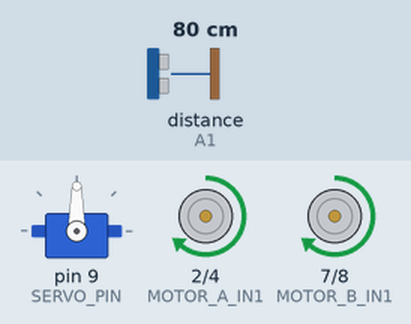
Recording of a sketch running on a simulated Arduino Uno, built with avr-gcc and run on an emulated ATmega328P. On the bench: servo, motor-driver pin pairs drawn as motors (green arrow = first pin HIGH = forward, orange = second pin HIGH = backward, longer = more drive, scaled by the enable pin). Wiring (inferred from the names in the program): ultrasonic range finder: trigger A0; echo A1. The inputs (shaded band) are chosen by the test bench; at power-on: distance to the obstacle (sensor on A1) 80 cm. The echo pulse lasts 58.3 µs per cm; what the sketch prints to the serial monitor is not drawn.

Above: at 1.7 s.
1.8 s: distance to the obstacle (sensor on A1) set to 23 cm
3.3 s: distance to the obstacle (sensor on A1) set to 20 cm
At 5.9 s:
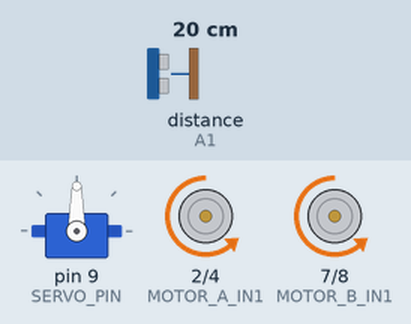
6.3 s: distance to the obstacle (sensor on A1) set to 35 cm
At 6.33 s:
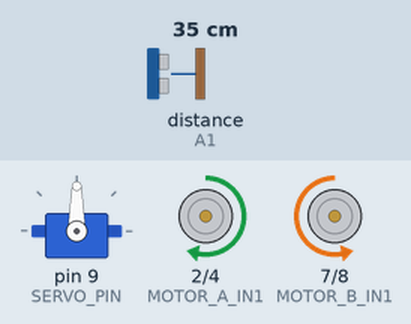
8.4 s: distance to the obstacle (sensor on A1) set to 2 cm
At 9.2 s:
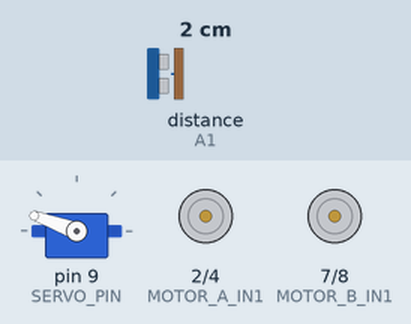
Timing chart, 0 to 12.4 s (numbered marks = the images above; inputs shaded):
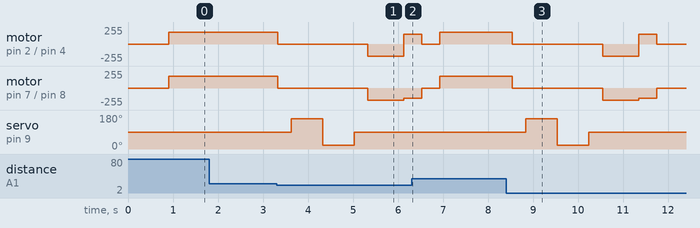

The sketch:

obstacle_detector.ino
```cpp
/*
 * ============================================================
 *  Obstacle Detection Robot
 * ============================================================
 *  Author  : Muhammad Anas (24F-6125)
 *            Muhammad Usman (24F-6118)
 *  Course  : EL1005 - Digital Logic Design Lab
 *  Inst.   : FAST-NUCES, CFD Campus
 *  Date    : 2024
 * ------------------------------------------------------------
 *  Hardware:
 *    - Arduino Uno
 *    - Motor Driver Shield (L293D based)
 *    - HC-SR04 Ultrasonic Sensor
 *    - Servo Motor (for sensor scanning)
 *    - 4x TT Gear Motors
 *    - 2x 18650 Li-ion Battery
 * ============================================================
 */

#include <Servo.h>

// ── Pin Definitions ────────────────────────────────────────
// Ultrasonic Sensor
#define TRIG_PIN     A0
#define ECHO_PIN     A1

// Motor Driver Shield — Motor A (Left Motors)
#define MOTOR_A_EN    5   // PWM speed control
#define MOTOR_A_IN1   2
#define MOTOR_A_IN2   4

// Motor Driver Shield — Motor B (Right Motors)
#define MOTOR_B_EN    6   // PWM speed control
#define MOTOR_B_IN1   7
#define MOTOR_B_IN2   8

// Servo
#define SERVO_PIN     9

// ── Constants ──────────────────────────────────────────────
#define SAFE_DISTANCE    20    // cm — minimum safe distance
#define MOTOR_SPEED     180    // 0–255
#define TURN_SPEED      150
#define TURN_DELAY      400    // ms for turning

Servo scanServo;

// ── Setup ──────────────────────────────────────────────────
void setup() {
  Serial.begin(9600);

  // Ultrasonic
  pinMode(TRIG_PIN, OUTPUT);
  pinMode(ECHO_PIN, INPUT);

  // Motor pins
  pinMode(MOTOR_A_EN,  OUTPUT);
  pinMode(MOTOR_A_IN1, OUTPUT);
  pinMode(MOTOR_A_IN2, OUTPUT);
  pinMode(MOTOR_B_EN,  OUTPUT);
  pinMode(MOTOR_B_IN1, OUTPUT);
  pinMode(MOTOR_B_IN2, OUTPUT);

  // Servo — center position
  scanServo.attach(SERVO_PIN);
  scanServo.write(90);
  delay(500);

  stopMotors();
  Serial.println("Obstacle Detection Robot — Ready");
}

// ── Main Loop ──────────────────────────────────────────────
void loop() {
  long distFront = measureDistance(90);   // look straight

  Serial.print("Front distance: ");
  Serial.print(distFront);
  Serial.println(" cm");

  if (distFront > SAFE_DISTANCE) {
    moveForward();
  } else {
    stopMotors();
    delay(300);

    // Scan left and right to decide which way to turn
    long distLeft  = measureDistance(160);
    delay(300);
    long distRight = measureDistance(20);
    delay(300);

    // Return servo to center
    scanServo.write(90);
    delay(300);

    Serial.print("Left: "); Serial.print(distLeft);
    Serial.print(" cm  |  Right: "); Serial.print(distRight);
    Serial.println(" cm");

    if (distLeft > distRight) {
      turnLeft();
    } else if (distRight > distLeft) {
      turnRight();
    } else {
      // Both sides equally blocked — reverse and turn
      moveBackward();
      delay(400);
      turnRight();
    }
  }
}

// ── Distance Measurement ───────────────────────────────────
long measureDistance(int servoAngle) {
  scanServo.write(servoAngle);
  delay(400);   // let servo settle

  digitalWrite(TRIG_PIN, LOW);
  delayMicroseconds(2);
  digitalWrite(TRIG_PIN, HIGH);
  delayMicroseconds(10);
  digitalWrite(TRIG_PIN, LOW);

  long duration = pulseIn(ECHO_PIN, HIGH, 30000);  // 30ms timeout
  long distance = duration * 0.034 / 2;

  if (distance == 0 || distance > 400) distance = 400;  // clamp out-of-range
  return distance;
}

// ── Motor Control Functions ────────────────────────────────
void moveForward() {
  analogWrite(MOTOR_A_EN, MOTOR_SPEED);
  analogWrite(MOTOR_B_EN, MOTOR_SPEED);

  // Left motors forward
  digitalWrite(MOTOR_A_IN1, HIGH);
  digitalWrite(MOTOR_A_IN2, LOW);

  // Right motors forward
  digitalWrite(MOTOR_B_IN1, HIGH);
  digitalWrite(MOTOR_B_IN2, LOW);
}

void moveBackward() {
  analogWrite(MOTOR_A_EN, MOTOR_SPEED);
  analogWrite(MOTOR_B_EN, MOTOR_SPEED);

  digitalWrite(MOTOR_A_IN1, LOW);
  digitalWrite(MOTOR_A_IN2, HIGH);

  digitalWrite(MOTOR_B_IN1, LOW);
  digitalWrite(MOTOR_B_IN2, HIGH);

  delay(400);
}

void turnLeft() {
  analogWrite(MOTOR_A_EN, TURN_SPEED);
  analogWrite(MOTOR_B_EN, TURN_SPEED);

  // Left motors backward, right motors forward
  digitalWrite(MOTOR_A_IN1, LOW);
  digitalWrite(MOTOR_A_IN2, HIGH);

  digitalWrite(MOTOR_B_IN1, HIGH);
  digitalWrite(MOTOR_B_IN2, LOW);

  delay(TURN_DELAY);
  stopMotors();
}

void turnRight() {
  analogWrite(MOTOR_A_EN, TURN_SPEED);
  analogWrite(MOTOR_B_EN, TURN_SPEED);

  // Left motors forward, right motors backward
  digitalWrite(MOTOR_A_IN1, HIGH);
  digitalWrite(MOTOR_A_IN2, LOW);

  digitalWrite(MOTOR_B_IN1, LOW);
  digitalWrite(MOTOR_B_IN2, HIGH);

  delay(TURN_DELAY);
  stopMotors();
}

void stopMotors() {
  analogWrite(MOTOR_A_EN, 0);
  analogWrite(MOTOR_B_EN, 0);

  digitalWrite(MOTOR_A_IN1, LOW);
  digitalWrite(MOTOR_A_IN2, LOW);
  digitalWrite(MOTOR_B_IN1, LOW);
  digitalWrite(MOTOR_B_IN2, LOW);
}
```

Measured:
- the behaviour switches between 22 and 21 cm on distance to the obstacle (sensor on A1) (found by bisection; images 0 and 1)
- after the input at 1.8 s, every drawn part: stays the same
- after the input at 3.3 s, motor on pin 2 (MOTOR_A_IN1) / pin 4 (MOTOR_A_IN2): forward 180/255 → stopped at once, → backward 180/255 2.0 s later, → forward 150/255 0.80 s later; motor on pin 7 (MOTOR_B_IN1) / pin 8 (MOTOR_B_IN2): forward 180/255 → stopped at once, → backward 180/255 2.0 s later, → backward 150/255 0.80 s later
- after the input at 6.3 s, servo on pin 9 (SERVO_PIN): stays 90° (without the input it goes to 160° after 0.93 s)
